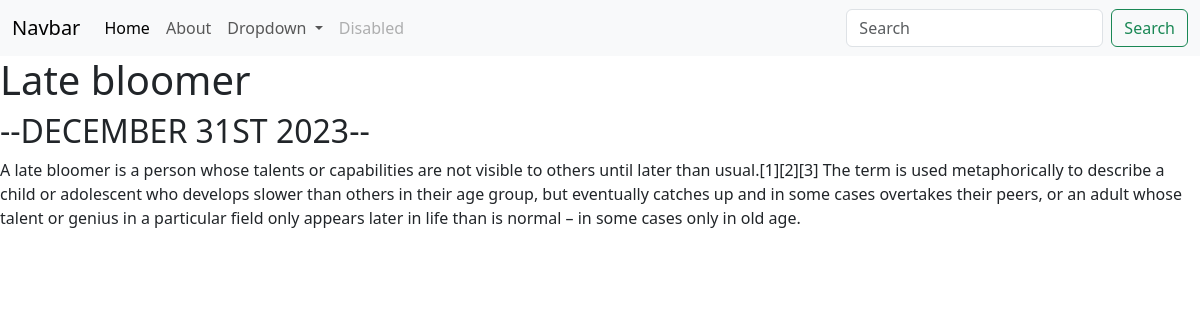
The app's page /blog5 with its own data.
### blog/models.py (models this page shows, shortened)
class Blog(models.Model):
    title = models.CharField(max_length=200)
    description = models.TextField()
    date = models.DateField()

### blog/views.py (the view)
# urls.py: path("<int:blog_id>", views.detail, name="detail"),
def detail(request, blog_id):
    blog = get_object_or_404(Blog, pk=blog_id)  # pk is primary key
    return render(request, "blog/detail.html", {"blog": blog})

### blog/templates/blog/detail.html
{% extends 'portfolio/base.html'%} {% block content %}
<!DOCTYPE html>
<h1>{{ blog.title }}</h1>
<h2>--{{ blog.date|date:'F jS Y' | upper }}--</h2>
<p>{{ blog.description | safe }}</p>
{% endblock %}

### records on screen
Blog: title "Late bloomer", date "DECEMBER 31ST 2023", description "A late bloomer is a person whose talents or capabilities are not visible to others until later than usual.[1][2][3] The term is used metaphorically to describe a child or adolescent who develops slower than others in their age group, but eventually catches up and in some cases overtakes their peers, or an adult whose talent or genius in a particular field only appears later in life than is normal – in some cases only in old age."
